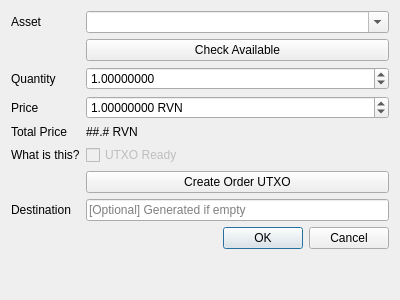
<?xml version="1.0" encoding="UTF-8"?>
<ui version="4.0">
 <class>Dialog</class>
 <widget class="QDialog" name="Dialog">
  <property name="geometry">
   <rect>
    <x>0</x>
    <y>0</y>
    <width>400</width>
    <height>300</height>
   </rect>
  </property>
  <property name="windowTitle">
   <string>Dialog</string>
  </property>
  <layout class="QFormLayout" name="formLayout">
   <item row="1" column="0">
    <widget class="QLabel" name="label">
     <property name="text">
      <string>Asset</string>
     </property>
    </widget>
   </item>
   <item row="1" column="1">
    <widget class="QComboBox" name="cmbAssets">
     <property name="editable">
      <bool>true</bool>
     </property>
    </widget>
   </item>
   <item row="2" column="1">
    <widget class="QPushButton" name="btnCheckAvailable">
     <property name="text">
      <string>Check Available</string>
     </property>
    </widget>
   </item>
   <item row="3" column="0">
    <widget class="QLabel" name="label_2">
     <property name="text">
      <string>Quantity</string>
     </property>
    </widget>
   </item>
   <item row="3" column="1">
    <widget class="QDoubleSpinBox" name="spinQuantity">
     <property name="decimals">
      <number>8</number>
     </property>
     <property name="value">
      <number>1</number>
     </property>
     <property name="minimum">
      <double>0.00000001</double>
     </property>
    </widget>
   </item>
   <item row="4" column="0">
    <widget class="QLabel" name="label_3">
     <property name="text">
      <string>Price</string>
     </property>
    </widget>
   </item>
   <item row="4" column="1">
    <widget class="QDoubleSpinBox" name="spinUnitPrice">
     <property name="suffix">
      <string> RVN</string>
     </property>
     <property name="decimals">
      <number>8</number>
     </property>
     <property name="value">
      <number>1</number>
     </property>
     <property name="minimum">
      <double>0.00000001</double>
     </property>
    </widget>
   </item>
   <item row="5" column="0">
    <widget class="QLabel" name="label_4">
     <property name="text">
      <string>Total Price</string>
     </property>
    </widget>
   </item>
   <item row="5" column="1">
    <widget class="QLabel" name="lblTotalDisplay">
     <property name="text">
      <string>##.# RVN</string>
     </property>
    </widget>
   </item>
   <item row="6" column="0">
    <widget class="QLabel" name="lblWhatUTXO">
     <property name="cursor">
      <cursorShape>WhatsThisCursor</cursorShape>
     </property>
     <property name="text">
      <string>What is this?</string>
     </property>
    </widget>
   </item>
   <item row="6" column="1">
    <widget class="QCheckBox" name="chkUTXOReady">
     <property name="enabled">
      <bool>false</bool>
     </property>
     <property name="text">
      <string>UTXO Ready</string>
     </property>
    </widget>
   </item>
   <item row="7" column="1">
    <widget class="QPushButton" name="btnCreateUTXO">
     <property name="text">
      <string>Create Order UTXO</string>
     </property>
    </widget>
   </item>
   <item row="8" column="0">
    <widget class="QLabel" name="label_5">
     <property name="text">
      <string>Destination</string>
     </property>
    </widget>
   </item>
   <item row="8" column="1">
    <widget class="QLineEdit" name="txtDestination">
     <property name="text">
      <string/>
     </property>
     <property name="placeholderText">
      <string>[Optional] Generated if empty</string>
     </property>
    </widget>
   </item>
   <item row="9" column="1">
    <widget class="QDialogButtonBox" name="btnDialogButtons">
     <property name="orientation">
      <enum>Qt::Horizontal</enum>
     </property>
     <property name="standardButtons">
      <set>QDialogButtonBox::Cancel|QDialogButtonBox::Ok</set>
     </property>
    </widget>
   </item>
  </layout>
 </widget>
 <resources/>
 <connections>
  <connection>
   <sender>btnDialogButtons</sender>
   <signal>accepted()</signal>
   <receiver>Dialog</receiver>
   <slot>accept()</slot>
   <hints>
    <hint type="sourcelabel">
     <x>248</x>
     <y>254</y>
    </hint>
    <hint type="destinationlabel">
     <x>157</x>
     <y>274</y>
    </hint>
   </hints>
  </connection>
  <connection>
   <sender>btnDialogButtons</sender>
   <signal>rejected()</signal>
   <receiver>Dialog</receiver>
   <slot>reject()</slot>
   <hints>
    <hint type="sourcelabel">
     <x>316</x>
     <y>260</y>
    </hint>
    <hint type="destinationlabel">
     <x>286</x>
     <y>274</y>
    </hint>
   </hints>
  </connection>
 </connections>
</ui>
